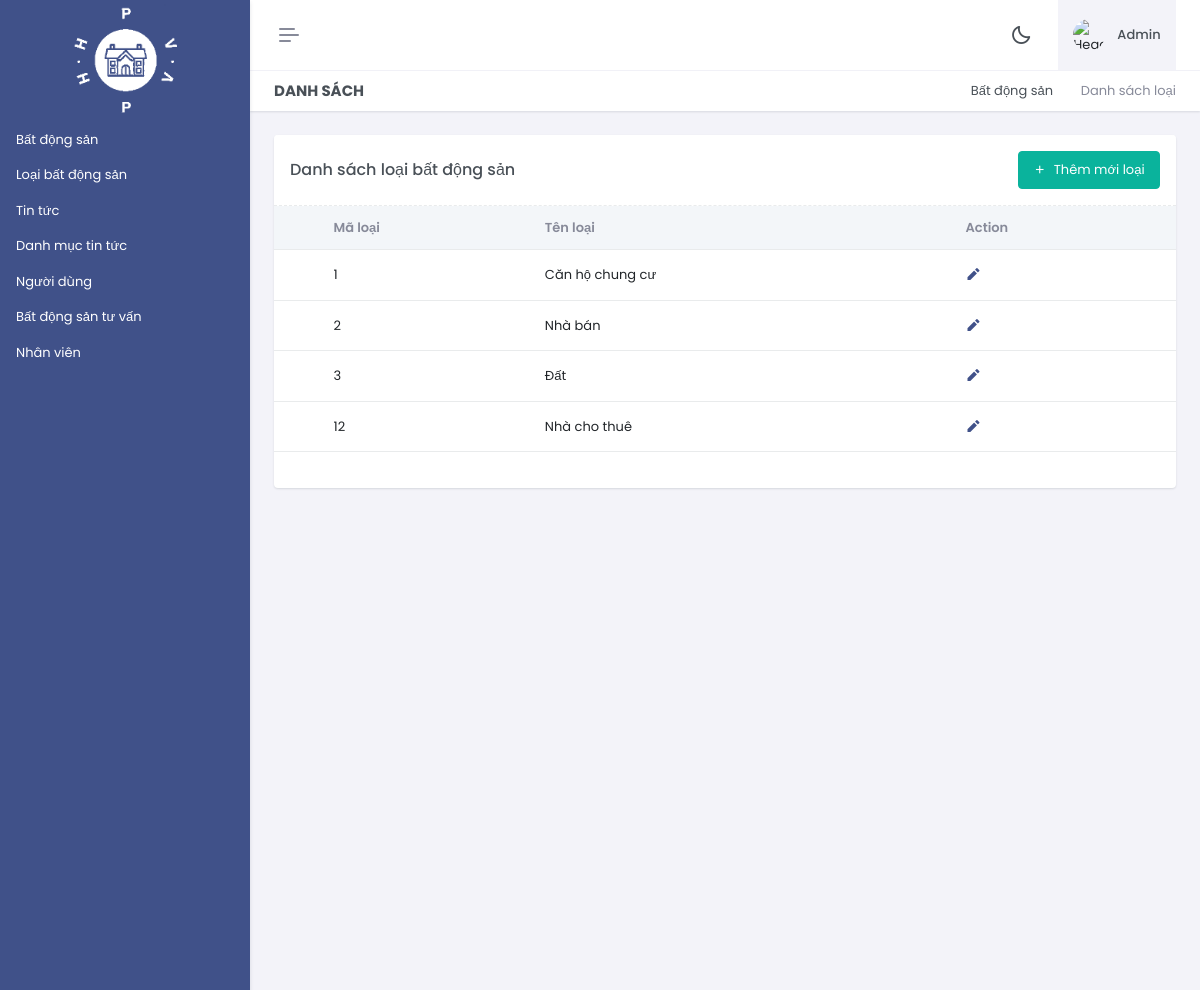
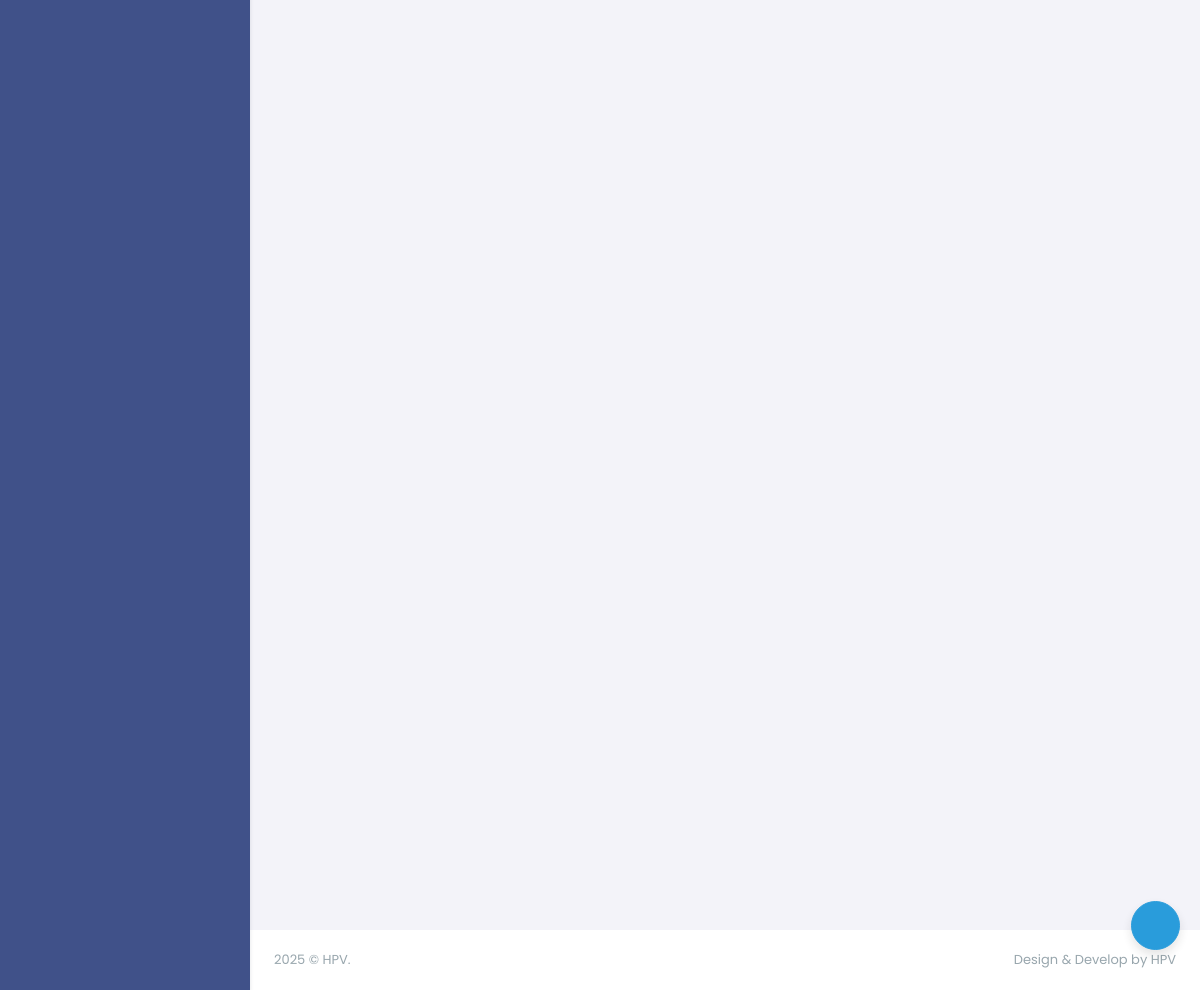
Screenshot of /font_end/admin/index.php?act=listloaibds (signed in) with the database file from the repository (2 pictures, top to bottom).
### tables this page shows
CREATE TABLE `loaibds` (
  `id` int(11) NOT NULL,
  `name` varchar(255) NOT NULL
);

### font_end/model/pdo.php (called while the page is built, shortened)
<?php
function pdo_get_connection()
{
    $dburl = "mysql:host=localhost;dbname=bds;charset=utf8";
    $username = 'root';
    $password = '';
    $conn = new PDO($dburl, $username, $password);
    $conn->setAttribute(PDO::ATTR_ERRMODE, PDO::ERRMODE_EXCEPTION);
    return $conn;
}
function pdo_query($sql)
{
    $sql_args = array_slice(func_get_args(), 1);
    try {
        $conn = pdo_get_connection();
        $stmt = $conn->prepare($sql);
        $stmt->execute($sql_args);
        $rows = $stmt->fetchAll();
        return $rows;
    } catch (PDOException $e) {
        throw $e;
    } finally {
        unset($conn);
    }
}

### font_end/model/loai_bds.php (called while the page is built, shortened)
<?php
    function loadAll_danhmuc(){
        $sql = "SELECT * FROM loaibds order by id";
        $listdanhmuc=pdo_query($sql);
        return $listdanhmuc;
    }
?>

### font_end/admin/loai_bds/list.php (the view, shortened to what this page needs)
<div class="main-content">
    <div class="page-content">
        <div class="container-fluid">
            <div class="row">
                <div class="col-12">
                    <div class="page-title-box d-sm-flex align-items-center justify-content-between">
                        <h4 class="mb-sm-0">Danh sách</h4>
                        <div class="page-title-right">
                            <ol class="breadcrumb m-0">
                                <li class="breadcrumb-item"><a href="javascript: void(0);">Bất động sản</a></li>
                                <li class="breadcrumb-item active">Danh sách loại</li>
                            </ol>
                        </div>
                    </div>
                </div>
            </div>
            <div class="row">
                <div class="col-lg-12">
                    <div class="card" id="customerList">
                        <div class="card-header border-bottom-dashed">
                            <div class="row g-4 align-items-center">
                                <div class="col-sm">
                                    <div>
                                        <h5 class="card-title mb-0">Danh sách loại bất động sản</h5>
                                    </div>
                                </div>
                                <div class="col-sm-auto">
                                    <div>
                                        <a href="index.php?act=addloaibds"><button type="button" class="btn btn-success add-btn" data-bs-toggle="modal" id="create-btn" data-bs-target="#showModal"><i class="ri-add-line align-bottom me-1"></i> Thêm mới loại</button></a>
                                    </div>
                                </div>
                            </div>
                        </div>
                        <div class="card-body">
                            <div>
                                <div class="table-responsive table-card mb-1">
                                    <table class="table align-middle" id="customerTable">
                                        <thead class="table-light text-muted">
                                            <tr>
                                                <th scope="col" style="width: 50px;">
                                                </th>
                                                <th class="sort" data-sort="customer_name">Mã loại</th>
                                                <th class="sort" data-sort="customer_name">Tên loại</th>
                                                <th class="sort" data-sort="action">Action</th>
                                            </tr>
                                        </thead>
                                        <tbody class="list form-check-all">
                                            <?php
                                            foreach ($listloaibds as $danhmuc) {
                                                extract($danhmuc);
                                                echo '<tr>
                                                <th scope="row">
                                                </th>
                                                <td class="id" style="display:none;"><a href="javascript:void(0);" class="fw-medium link-primary">#VZ2101</a></td>
                                                <td class="customer_name">' . $id . '</td>
                                                <td class="customer_name">' . $name . '</td>
                                            </td>
                                            <td>
                                                <ul class="list-inline hstack gap-2 mb-0">
                                                <a href="index.php?act=sualoaibds&id=' . $id . '">
                                                    <i class="ri-pencil-fill fs-16"></i>
                                                </a>
                                            </tr>';
                                            }
                                            ?>
                                        </tbody>
                                    </table>
                                </div>
                            </div>
                        </div>
                    </div>
                </div>
            </div>
        </div>
    </div>
    <footer class="footer">
        <div class="container-fluid">
            <div class="row">
                <div class="col-sm-6">
                </div>
                <div class="col-sm-6">
                    <div class="text-sm-end d-none d-sm-block">
                    </div>
                </div>
            </div>
        </div>
    </footer>
</div>

### font_end/admin/header.php (style rules this page uses)
ul { display: inline-flex; }

### rows the page displays
loaibds: id "1", name "Căn hộ chung cư"
loaibds: id "2", name "Nhà bán"
loaibds: id "3", name "Đất"
loaibds: id "12", name "Nhà cho thuê"
